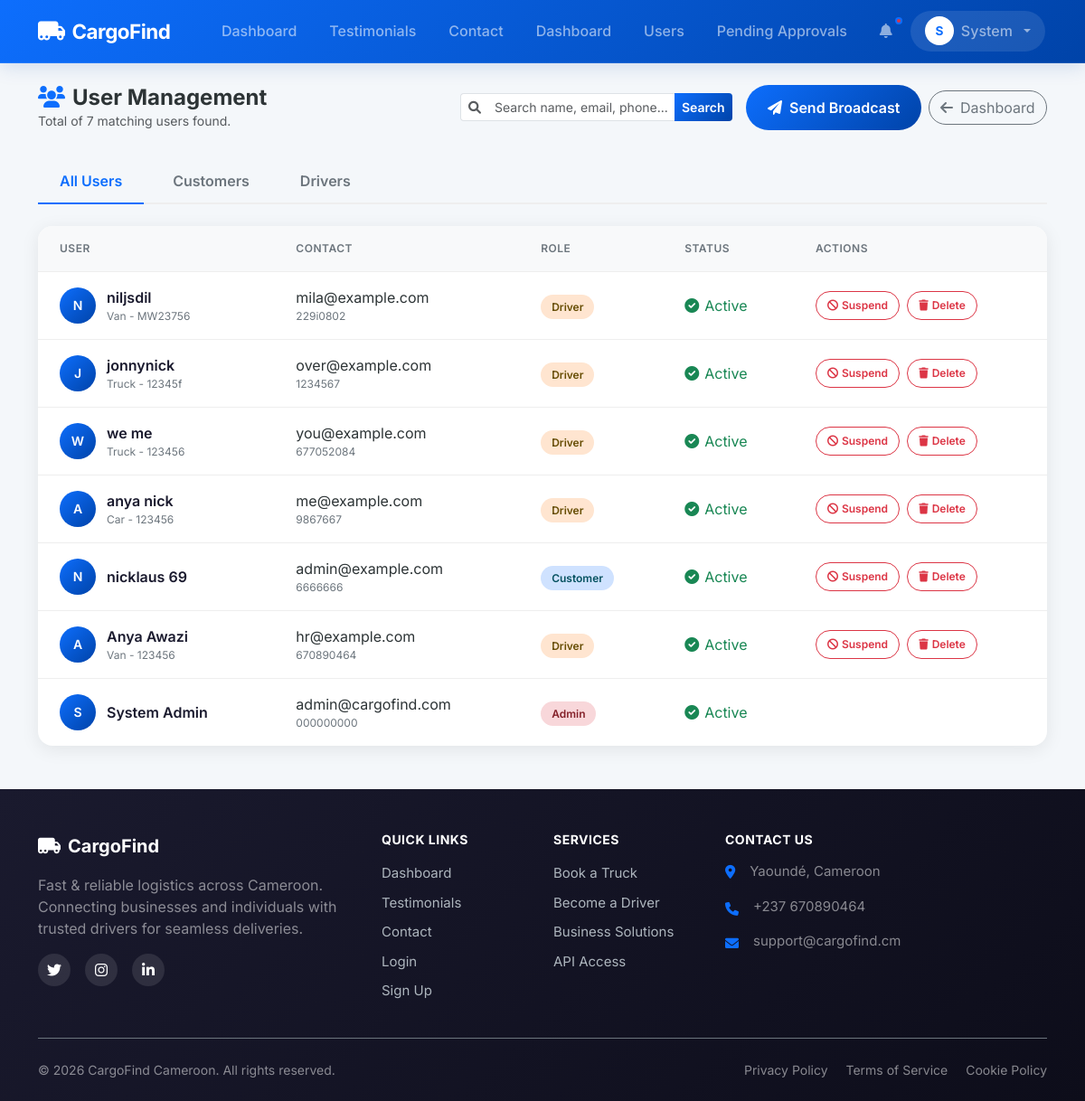
Before: /admin/users (signed in) with the older database file.
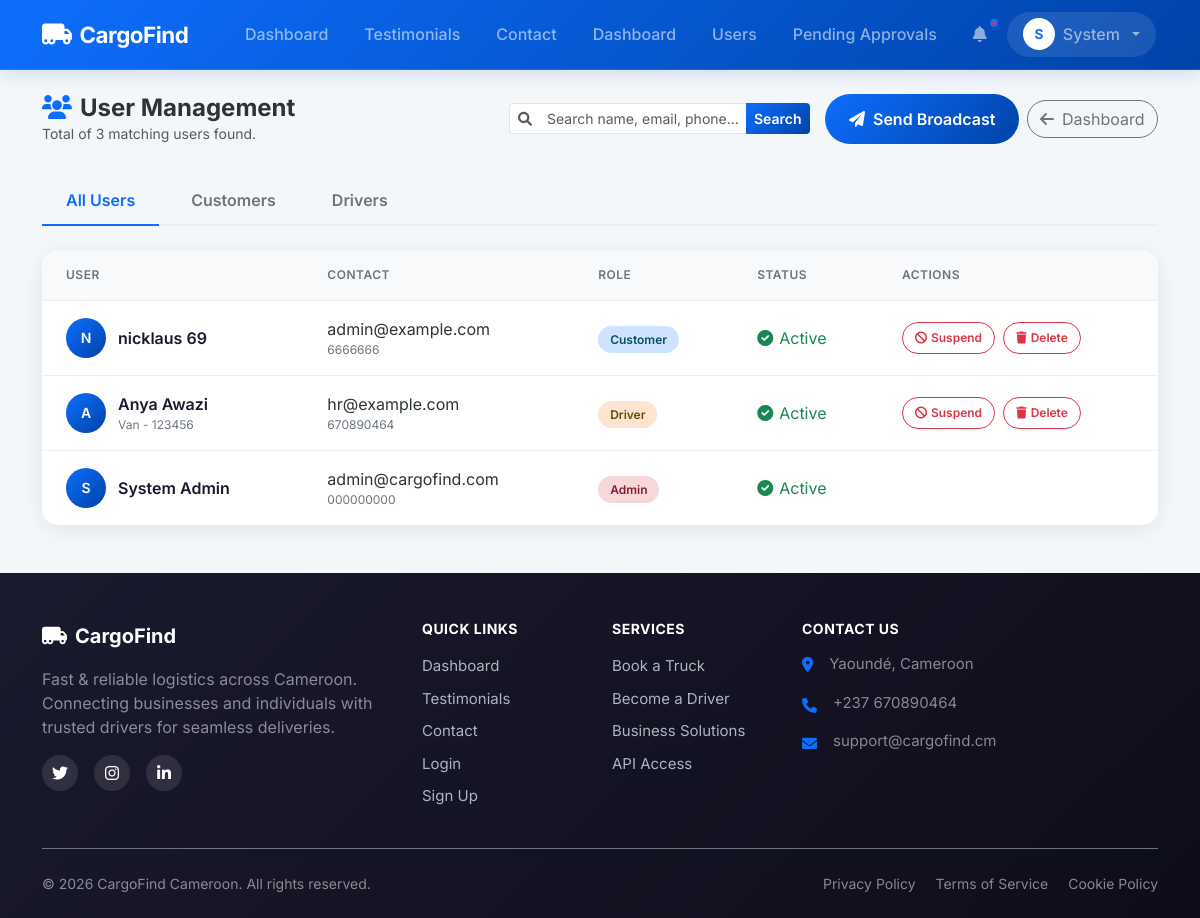
After: the same page with the newer database file.
### models.py (models this page shows, shortened)
class User(UserMixin, db.Model):
    id = db.Column(db.Integer, primary_key=True)
    email = db.Column(db.String(120), unique=True, nullable=False)
    phone = db.Column(db.String(20), unique=True, nullable=False)
    password_hash = db.Column(db.String(255), nullable=False)
    full_name = db.Column(db.String(100), nullable=False)
    address = db.Column(db.String(200))
    role = db.Column(db.String(20), nullable=False) # 'customer', 'driver', 'admin'
    vehicle_type = db.Column(db.String(50)) # 'car', 'van', 'truck'
    vehicle_id = db.Column(db.String(50))
    license_url = db.Column(db.String(255))
    is_verified = db.Column(db.Boolean, default=False)
    registration_otp = db.Column(db.String(6))
    is_active = db.Column(db.Boolean, default=False)
    is_approved = db.Column(db.Boolean, default=False) # Admin approval
    current_lat = db.Column(db.Float)
    current_lng = db.Column(db.Float)
    deliveries_as_customer = db.relationship('Delivery', backref='customer', foreign_keys='Delivery.customer_id')
    deliveries_as_driver = db.relationship('Delivery', backref='driver', foreign_keys='Delivery.driver_id')
    notifications = db.relationship('Notification', backref='user', lazy=True)
    wallet = db.relationship('Wallet', backref='user', uselist=False)

### app.py (the view, shortened to what this page needs)
@app.route('/admin/users')
@login_required
def admin_users():
    if current_user.role != 'admin':
        return redirect(url_for('index'))
    query = request.args.get('q', '')
    role_filter = request.args.get('role', '')
    user_query = User.query
    if role_filter:
        user_query = user_query.filter(User.role == role_filter)
    users = user_query.order_by(User.id.desc()).all()
    return render_template('admin/users.html', users=users)

### app.py (called while the page is built)
@login_manager.user_loader
def load_user(user_id):
    return User.query.get(int(user_id))

### templates/admin/users.html (shortened to what the changed rows need)
{% extends "base.html" %}
{% block content %}
<div class="user-management">
    <div class="page-header">
        <div>
            <h2><i class="fas fa-users text-primary me-2"></i>User Management</h2>
            <p class="text-muted small mb-0">Total of {{ users|length }} matching users found.</p>
        </div>
    </div>
    <div id="all" class="user-section active">
        <div class="users-card">
            <table class="users-table">
                <thead>
                    <tr>
                        <th>User</th>
                        <th>Contact</th>
                        <th>Role</th>
                        <th>Status</th>
                        <th>Actions</th>
                    </tr>
                </thead>
                <tbody>
                    {% for user in users %}
                    <tr>
                        <td>
                            <div class="user-info">
                                <div class="user-avatar">{{ user.full_name[0]|upper }}</div>
                                <div class="user-details">
                                    <span class="user-name">{{ user.full_name }}</span>
                                    {% if user.role == 'driver' %}
                                        <span class="user-extra">{{ user.vehicle_type|capitalize }} - {{ user.vehicle_id }}</span>
                                    {% endif %}
                                </div>
                            </div>
                        </td>
                        <td>
                            <div class="user-details">
                                <span>{{ user.email }}</span>
                                <span class="user-extra">{{ user.phone }}</span>
                            </div>
                        </td>
                        <td>
                            <span class="role-badge {{ user.role }}">{{ user.role|capitalize }}</span>
                        </td>
                        <td>
                            <span class="status-badge {% if user.is_active %}active{% else %}inactive{% endif %}">
                                <i class="fas {% if user.is_active %}fa-check-circle{% else %}fa-times-circle{% endif %}"></i>
                                {% if user.is_active %}Active{% else %}Suspended{% endif %}
                            </span>
                        </td>
                        <td>
                            {% if user.role != 'admin' %}
                            <div class="action-buttons">
                                <a href="{{ url_for('toggle_user_status', user_id=user.id) }}" class="btn-action {% if user.is_active %}suspend{% else %}activate{% endif %}">
                                    <i class="fas {% if user.is_active %}fa-ban{% else %}fa-check{% endif %}"></i>
                                    {% if user.is_active %}Suspend{% else %}Activate{% endif %}
                                </a>
                                <a href="{{ url_for('delete_user', user_id=user.id) }}" class="btn-action delete" onclick="return confirm('Are you sure you want to delete this user? This action cannot be undone.')">
                                    <i class="fas fa-trash"></i>Delete
                                </a>
                            </div>
                            {% endif %}
                        </td>
                    </tr>
                    {% endfor %}
                </tbody>
            </table>
        </div>
    </div>
</div>
{% endblock %}

### templates/base.html (shortened to what the changed rows need)
<!DOCTYPE html>
<html lang="en">
<head>
    <link href="https://cdn.jsdelivr.net/npm/bootstrap@5.3.0/dist/css/bootstrap.min.css" rel="stylesheet">
    <link rel="stylesheet" href="https://cdnjs.cloudflare.com/ajax/libs/font-awesome/6.0.0/css/all.min.css">
    <link rel="stylesheet" href="https://unpkg.com/leaflet@1.9.4/dist/leaflet.css" />
    <link rel="stylesheet" href="{{ url_for('static', filename='css/style.css') }}">
</head>
<body class="animate-fade-in">
    <nav class="navbar navbar-expand-lg navbar-dark sticky-top">
        <div class="container">
            <div class="collapse navbar-collapse" id="navbarNav">
                <ul class="navbar-nav ms-auto align-items-lg-center">
                    {% if current_user.is_authenticated %}
                        {% if current_user.role == 'customer' %}
                            <li class="nav-item">
                                <a class="nav-link" href="{{ url_for('customer_dashboard') }}">
                                    <i class="fas fa-tachometer-alt me-1 d-lg-none"></i> Dashboard
                                </a>
                            </li>
                            <li class="nav-item">
                                <a class="nav-link" href="{{ url_for('book_delivery') }}">
                                    <i class="fas fa-plus-circle me-1 d-lg-none"></i> Book Delivery
                                </a>
                            </li>
                        {% elif current_user.role == 'driver' %}
                            <li class="nav-item">
                                <a class="nav-link" href="{{ url_for('driver_dashboard') }}">
                                    <i class="fas fa-tachometer-alt me-1 d-lg-none"></i> Driver Panel
                                </a>
                            </li>
                        {% elif current_user.role == 'admin' %}
                            <li class="nav-item">
                                <a class="nav-link" href="{{ url_for('admin_dashboard') }}">
                                     Dashboard
                                </a>
                            </li>
                            <li class="nav-item">
                                <a class="nav-link" href="{{ url_for('admin_users') }}">
                                     Users
                                </a>
                            </li>
                            <li class="nav-item">
                                <a class="nav-link" href="{{ url_for('admin_pending_drivers') }}">
                                     Pending Approvals
                                </a>
                            </li>
                        {% endif %}
                        <li class="nav-item">
                            <a class="nav-link notification-badge" href="{{ url_for('notifications') }}">
                                <i class="fas fa-bell"></i>
                            </a>
                        </li>
                        <li class="nav-item dropdown">
                            <a class="nav-link nav-user dropdown-toggle" href="#" role="button" data-bs-toggle="dropdown">
                                <div class="nav-user-avatar">
                                    {{ current_user.full_name[0]|upper }}
                                </div>
                                <span class="d-none d-md-inline">{{ current_user.full_name.split()[0] }}</span>
                            </a>
                        </li>
                    {% endif %}
                </ul>
            </div>
        </div>
    </nav>
    <div class="container mt-4">
        {% block content %}{% endblock %}
    </div>
</body>
</html>

Changed rows visible on the page:
removed User: full_name "N", full_name "niljsdil", vehicle_type "Van", vehicle_id "MW23756", email "mila@example.com", phone "229i0802", role "Driver", is_active True (drawn)
removed User: full_name "J", full_name "jonnynick", vehicle_type "Truck", vehicle_id "12345f", email "over@example.com", phone "1234567", role "Driver", is_active True (drawn)
removed User: full_name "W", full_name "we me", vehicle_type "Truck", vehicle_id "123456", email "you@example.com", phone "677052084", role "Driver", is_active True (drawn)
removed User: full_name "A", full_name "anya nick", vehicle_type "Car", vehicle_id "123456", email "me@example.com", phone "9867667", role "Driver", is_active True (drawn)
Other visible differences:
{{ users|length }}: "7" → "3"
